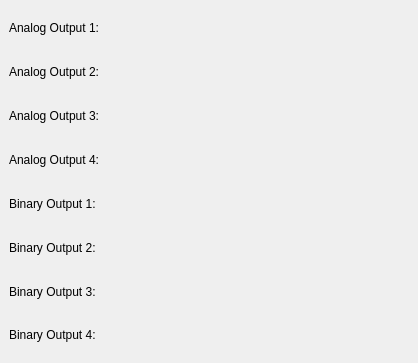
<?xml version="1.0" encoding="UTF-8"?>
<ui version="4.0">
 <class>MainWindow</class>
 <widget class="QMainWindow" name="MainWindow">
  <property name="geometry">
   <rect>
    <x>0</x>
    <y>0</y>
    <width>418</width>
    <height>363</height>
   </rect>
  </property>
  <property name="sizePolicy">
   <sizepolicy hsizetype="Fixed" vsizetype="Fixed">
    <horstretch>0</horstretch>
    <verstretch>0</verstretch>
   </sizepolicy>
  </property>
  <property name="windowTitle">
   <string>MainWindow</string>
  </property>
  <widget class="QWidget" name="">
   <property name="geometry">
    <rect>
     <x>10</x>
     <y>10</y>
     <width>391</width>
     <height>341</height>
    </rect>
   </property>
   <layout class="QVBoxLayout" name="verticalLayout">
    <item>
     <layout class="QGridLayout" name="gridLayout">
      <item row="0" column="1">
       <widget class="QLabel" name="analog_output_field_1"/>
      </item>
      <item row="1" column="0">
       <widget class="QLabel" name="analog_output_title_2">
        <property name="text">
         <string>Analog Output 2:</string>
        </property>
       </widget>
      </item>
      <item row="3" column="0">
       <widget class="QLabel" name="analog_output_title_4">
        <property name="text">
         <string>Analog Output 4:</string>
        </property>
       </widget>
      </item>
      <item row="2" column="1">
       <widget class="QLabel" name="analog_output_field_3">
        <property name="text">
         <string/>
        </property>
       </widget>
      </item>
      <item row="1" column="1">
       <widget class="QLabel" name="analog_output_field_2">
        <property name="text">
         <string/>
        </property>
       </widget>
      </item>
      <item row="0" column="0">
       <widget class="QLabel" name="analog_output_title_1">
        <property name="text">
         <string>Analog Output 1:</string>
        </property>
       </widget>
      </item>
      <item row="2" column="0">
       <widget class="QLabel" name="analog_output_title_3">
        <property name="text">
         <string>Analog Output 3:</string>
        </property>
       </widget>
      </item>
      <item row="3" column="1">
       <widget class="QLabel" name="analog_output_field_4">
        <property name="text">
         <string/>
        </property>
       </widget>
      </item>
     </layout>
    </item>
    <item>
     <layout class="QGridLayout" name="gridLayout_2">
      <item row="0" column="0">
       <widget class="QLabel" name="binary_output_title_1">
        <property name="text">
         <string>Binary Output 1:</string>
        </property>
       </widget>
      </item>
      <item row="0" column="1">
       <widget class="QLabel" name="binary_output_field_1">
        <property name="text">
         <string/>
        </property>
       </widget>
      </item>
      <item row="1" column="0">
       <widget class="QLabel" name="binary_output_title_2">
        <property name="text">
         <string>Binary Output 2:</string>
        </property>
       </widget>
      </item>
      <item row="1" column="1">
       <widget class="QLabel" name="binary_output_field_2">
        <property name="text">
         <string/>
        </property>
       </widget>
      </item>
      <item row="2" column="0">
       <widget class="QLabel" name="binary_output_title_3">
        <property name="text">
         <string>Binary Output 3:</string>
        </property>
       </widget>
      </item>
      <item row="2" column="1">
       <widget class="QLabel" name="binary_output_field_3">
        <property name="text">
         <string/>
        </property>
       </widget>
      </item>
      <item row="3" column="0">
       <widget class="QLabel" name="binary_output_title_4">
        <property name="text">
         <string>Binary Output 4:</string>
        </property>
       </widget>
      </item>
      <item row="3" column="1">
       <widget class="QLabel" name="binary_output_field_4">
        <property name="text">
         <string/>
        </property>
       </widget>
      </item>
     </layout>
    </item>
   </layout>
  </widget>
 </widget>
 <resources/>
 <connections/>
</ui>
